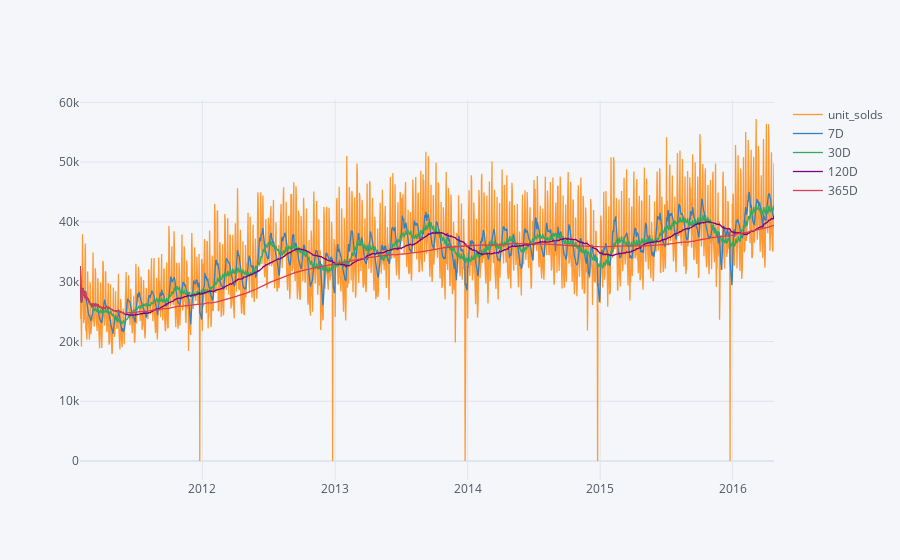

Source (notebook cell):
### Code cell
df_total_sales_grp = df_sales_cal.groupby("date")["unit_solds"]

moving_averages = ["7D", "30D", "120D", "365D"]

df_total_agg_sales = df_total_sales_grp.sum().to_frame(name='unit_solds')
for moving_average in moving_averages:
    df_total_agg_sales[moving_average] =  df_total_sales_grp.sum().rolling(moving_average).mean()
    
df_total_agg_sales.iplot()

### Figure 1 — Plotly figure (JSON) as saved in the notebook; plotly's stock layout.template omitted (floating-point values rounded to 4 significant figures; data arrays with more than 128 entries replaced by an {"elided": "..."} marker saying what was removed)
{"data": [{"line": {"color": "rgba(255, 153, 51, 1.0)", "dash": "solid", "shape": "linear", "width": 1.3}, "mode": "lines", "name": "unit_solds", "text": "", "type": "scatter", "x": {"elided": "1913 str values"}, "y": {"elided": "1913 int values"}}, {"line": {"color": "rgba(55, 128, 191, 1.0)", "dash": "solid", "shape": "linear", "width": 1.3}, "mode": "lines", "name": "7D", "text": "", "type": "scatter", "x": {"elided": "1913 str values"}, "y": {"elided": "1913 float values"}}, {"line": {"color": "rgba(50, 171, 96, 1.0)", "dash": "solid", "shape": "linear", "width": 1.3}, "mode": "lines", "name": "30D", "text": "", "type": "scatter", "x": {"elided": "1913 str values"}, "y": {"elided": "1913 float values"}}, {"line": {"color": "rgba(128, 0, 128, 1.0)", "dash": "solid", "shape": "linear", "width": 1.3}, "mode": "lines", "name": "120D", "text": "", "type": "scatter", "x": {"elided": "1913 str values"}, "y": {"elided": "1913 float values"}}, {"line": {"color": "rgba(219, 64, 82, 1.0)", "dash": "solid", "shape": "linear", "width": 1.3}, "mode": "lines", "name": "365D", "text": "", "type": "scatter", "x": {"elided": "1913 str values"}, "y": {"elided": "1913 float values"}}], "layout": {"autosize": true, "legend": {"bgcolor": "#F5F6F9", "font": {"color": "#4D5663"}}, "paper_bgcolor": "#F5F6F9", "plot_bgcolor": "#F5F6F9", "title": {"font": {"color": "#4D5663"}}, "xaxis": {"autorange": true, "gridcolor": "#E1E5ED", "range": ["2011-01-29", "2016-04-24"], "showgrid": true, "tickfont": {"color": "#4D5663"}, "title": {"font": {"color": "#4D5663"}, "text": ""}, "type": "date", "zerolinecolor": "#E1E5ED"}, "yaxis": {"autorange": true, "gridcolor": "#E1E5ED", "range": [-3167.0, 60400.0], "showgrid": true, "tickfont": {"color": "#4D5663"}, "title": {"font": {"color": "#4D5663"}, "text": ""}, "type": "linear", "zerolinecolor": "#E1E5ED"}}}
